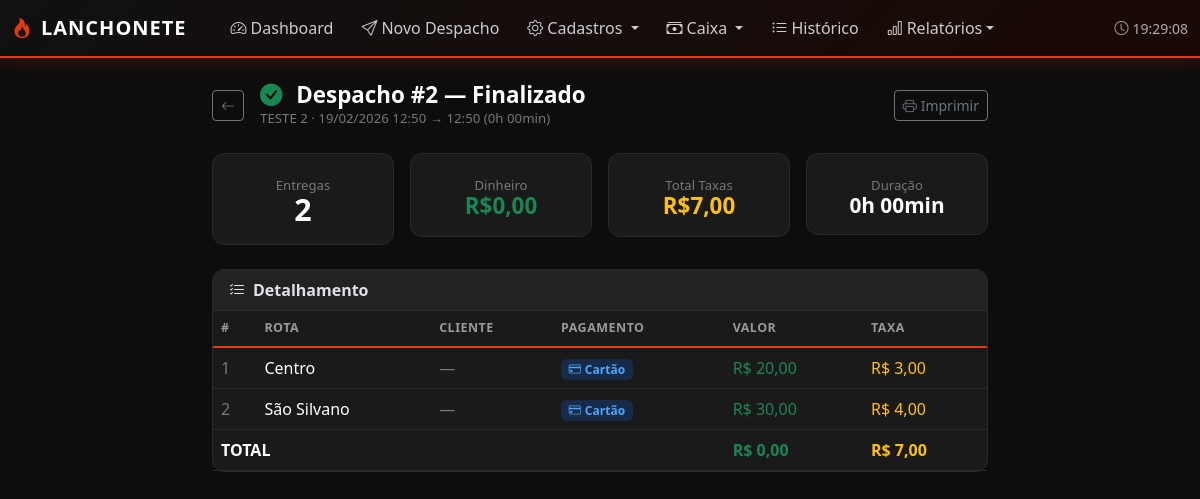
Screenshot of /entregas/despachos/2/resumo/ with the database file from the repository.
### entregas/models.py (models this page shows, shortened)
class Despacho(models.Model):
    STATUS_CHOICES = [
        ('em_rota', 'Em Rota'),
        ('retornando', 'Retornando'),
        ('finalizado', 'Finalizado'),
    ]
    motoboy = models.ForeignKey(Motoboy, on_delete=models.PROTECT, related_name='despachos')
    data_saida = models.DateTimeField(default=timezone.now)
    data_retorno = models.DateTimeField(null=True, blank=True)
    qtd_saida = models.PositiveIntegerField(help_text="Quantidade de entregas que o motoboy saiu")
    status = models.CharField(max_length=20, choices=STATUS_CHOICES, default='em_rota')
    observacoes = models.TextField(blank=True)
    finalizado_em = models.DateTimeField(null=True, blank=True)
    @property
    def total_dinheiro(self):
        return sum(e.valor or 0 for e in self.entregas.filter(forma_pagamento='dinheiro'))
    @property
    def total_taxa(self):
        return sum(e.rota.taxa_entrega for e in self.entregas.select_related('rota').all())
    @property
    def duracao(self):
        if self.data_retorno and self.data_saida:
            delta = self.data_retorno - self.data_saida
            total_min = int(delta.total_seconds() // 60)
            h, m = divmod(total_min, 60)
            return f"{h}h {m:02d}min"
        return "—"
    class Meta:
        verbose_name = 'Despacho'
        verbose_name_plural = 'Despachos'
        ordering = ['-data_saida']

class Motoboy(models.Model):
    nome = models.CharField(max_length=100)
    telefone = models.CharField(max_length=20, blank=True)
    valor_fixo = models.DecimalField(max_digits=8, decimal_places=2, default=0,
                                     help_text="Valor fixo por turno/dia")
    ativo = models.BooleanField(default=True)
    class Meta:
        verbose_name = 'Motoboy'
        verbose_name_plural = 'Motoboys'
        ordering = ['nome']

class Entrega(models.Model):
    PAGAMENTO_CHOICES = [
        ('dinheiro', 'Dinheiro'),
        ('cartao', 'Cartão'),
        ('online', 'Pago Online'),
        ('pix', 'Pix'),
    ]
    despacho = models.ForeignKey(Despacho, on_delete=models.CASCADE, related_name='entregas')
    rota = models.ForeignKey(Rota, on_delete=models.PROTECT, related_name='entregas')
    forma_pagamento = models.CharField(max_length=20, choices=PAGAMENTO_CHOICES)
    valor = models.DecimalField(max_digits=10, decimal_places=2)  # removido null/blank
    observacoes = models.CharField(max_length=255, blank=True)
    class Meta:
        verbose_name = 'Entrega'
        verbose_name_plural = 'Entregas'
        ordering = ['pk']

class Rota(models.Model):
    nome = models.CharField(max_length=100, help_text="Ex: Centro, Bairro Norte, Rota 1")
    taxa_entrega = models.DecimalField(max_digits=8, decimal_places=2, default=0,
                                       help_text="Taxa cobrada por entrega nesta rota")
    descricao = models.CharField(max_length=255, blank=True)
    ativa = models.BooleanField(default=True)
    class Meta:
        verbose_name = 'Rota'
        verbose_name_plural = 'Rotas'
        ordering = ['nome']

### entregas/views.py (the view)
# urls.py: path('despachos/<int:pk>/resumo/', views.despacho_resumo, name='despacho_resumo'),
def despacho_resumo(request, pk):
    despacho = get_object_or_404(Despacho, pk=pk)
    entregas = despacho.entregas.select_related('rota').all()
    return render(request, 'entregas/despacho_resumo.html', {
        'despacho': despacho,
        'entregas': entregas,
    })

### templates/entregas/despacho_resumo.html (shortened to what this page needs)
{% extends 'base.html' %}
{% block content %}
<div class="container py-4" style="max-width:800px">
    <div class="d-flex align-items-center gap-3 mb-4">
        <a href="{% url 'entregas:dashboard' %}" class="btn btn-sm btn-outline-secondary"><i class="bi bi-arrow-left"></i></a>
        <div class="flex-grow-1">
            <h1 style="color:#fff;font-weight:700;font-size:1.4rem;margin:0">
                <i class="bi bi-check-circle-fill me-2 text-success"></i>
                Despacho #{{ despacho.pk }} — Finalizado
            </h1>
            <p class="mb-0" style="color:var(--muted);font-size:.83rem">
                {{ despacho.motoboy.nome }} · {{ despacho.data_saida|date:"d/m/Y H:i" }} → {{ despacho.data_retorno|date:"H:i" }} ({{ despacho.duracao }})
            </p>
        </div>
        <button onclick="window.print()" class="btn btn-outline-secondary btn-sm"><i class="bi bi-printer me-1"></i>Imprimir</button>
    </div>
    <div class="row g-3 mb-4">
        <div class="col-6 col-md-3">
            <div class="stat-card text-center">
                <div class="stat-lbl">Entregas</div>
                <div class="stat-val">{{ despacho.qtd_saida }}</div>
            </div>
        </div>
        <div class="col-6 col-md-3">
            <div class="stat-card text-center">
                <div class="stat-lbl">Dinheiro</div>
                <div class="stat-val text-success" style="font-size:1.4rem">R${{ despacho.total_dinheiro|floatformat:2 }}</div>
            </div>
        </div>
        <div class="col-6 col-md-3">
            <div class="stat-card text-center">
                <div class="stat-lbl">Total Taxas</div>
                <div class="stat-val text-warning" style="font-size:1.4rem">R${{ despacho.total_taxa|floatformat:2 }}</div>
            </div>
        </div>
        <div class="col-6 col-md-3">
            <div class="stat-card text-center">
                <div class="stat-lbl">Duração</div>
                <div class="stat-val" style="font-size:1.3rem">{{ despacho.duracao }}</div>
            </div>
        </div>
    </div>
    <div class="card">
        <div class="card-header"><i class="bi bi-list-check me-2"></i>Detalhamento</div>
        <div class="card-body p-0">
            <div class="table-responsive">
                <table class="table mb-0">
                    <thead><tr><th>#</th><th>Rota</th><th>Cliente</th><th>Pagamento</th><th>Valor</th><th>Taxa</th></tr></thead>
                    <tbody>
                        {% for e in entregas %}
                        <tr>
                            <td style="color:var(--muted)">{{ forloop.counter }}</td>
                            <td class="fw-medium">{{ e.rota.nome }}</td>
                            <td style="color:var(--muted)">{{ e.cliente|default:"—" }}</td>
                            <td>
                                {% if e.forma_pagamento == 'dinheiro' %}
                                <span class="badge" style="background:rgba(40,167,69,.2);color:#5cb85c"><i class="bi bi-cash me-1"></i>Dinheiro</span>
                                {% elif e.forma_pagamento == 'cartao' %}
                                <span class="badge" style="background:rgba(13,110,253,.2);color:#4da6ff"><i class="bi bi-credit-card me-1"></i>Cartão</span>
                                {% elif e.forma_pagamento == 'pix' %}
                                <span class="badge" style="background:rgba(13,110,253,.2);color:#2898a7"><i class="bi bi-credit-card me-1"></i>Pix</span>
                                {% else %}
                                <span class="badge" style="background:rgba(111,66,193,.2);color:#9d6fe8"><i class="bi bi-phone me-1"></i>Online</span>
                                {% endif %}
                            </td>
                            <td class="text-success">{% if e.valor %}R$ {{ e.valor|floatformat:2 }}{% else %}—{% endif %}</td>
                            <td class="text-warning">R$ {{ e.rota.taxa_entrega|floatformat:2 }}</td>
                        </tr>
                        {% endfor %}
                    </tbody>
                    <tfoot>
                        <tr class="fw-bold">
                            <td colspan="4">TOTAL</td>
                            <td class="text-success">R$ {{ despacho.total_dinheiro|floatformat:2 }}</td>
                            <td class="text-warning">R$ {{ despacho.total_taxa|floatformat:2 }}</td>
                        </tr>
                    </tfoot>
                </table>
            </div>
        </div>
    </div>
</div>
{% endblock %}

### templates/base.html (style rules this page uses)
:root { --verm: #e8390e; --verm-dk: #b82e0b; --verm-glow: rgba(232, 57, 14, 0.25); --bg: #0d0d0d; --card: #1a1a1a; --card2: #222; --border: #2a2a2a; --muted: #777; }
body { background: var(--bg); font-family: 'Segoe UI', system-ui, sans-serif; }
.card { background: var(--card); border: 1px solid var(--border); border-radius: 12px; }
.card-header { background: var(--card2); border-bottom: 1px solid var(--border); border-radius: 12px 12px 0 0 !important; font-weight: 600; }
.stat-card { background: var(--card); border: 1px solid var(--border); border-radius: 12px; padding: 18px; transition: 0.2s; }
.stat-val { font-size: 1.9rem; font-weight: 700; color: #fff; line-height: 1; }
.stat-lbl { color: var(--muted); font-size: 0.82rem; margin-top: 4px; }
.table { color: #ddd; }
.table > :not(caption) > * > * { background: transparent !important; border-color: var(--border); }
.table thead th { color: #999; font-weight: 600; font-size: 0.78rem; text-transform: uppercase; letter-spacing: 0.5px; border-bottom: 2px solid var(--verm) !important; }

### rows the page displays
Despacho: pk "2", motoboy.nome "TESTE 2", data_saida "19/02/2026 12:50", data_retorno "12:50", duracao "0h 00min", qtd_saida "2", total_dinheiro "0,00", total_taxa "7,00"
Entrega: rota.nome "Centro", cliente "—", forma_pagamento "cartao" (drawn), valor "20,00", rota.taxa_entrega "3,00"
Entrega: rota.nome "São Silvano", cliente "—", forma_pagamento "cartao" (drawn), valor "30,00", rota.taxa_entrega "4,00"
